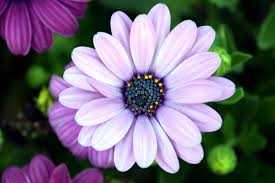
#> input picture Op/img/flower1.jpg, 275 x 183 px
$ python T1.py
#> lines starting #> are read from the running program, lines starting #| are printed output that depends on the picture
import cv2
import numpy as np
import random
from matplotlib import pyplot as plt

img1 = cv2.imread('../img/flower1.jpg',0)
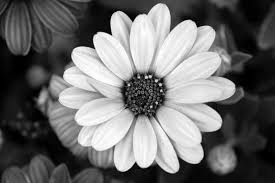
#> img1: shape (183, 275); min 0, max 255, mean 107.9
img2 = cv2.imread('../img/flower2.jpg',0)
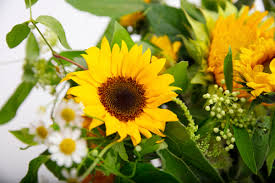
#> input picture Op/img/flower2.jpg, 275 x 183 px
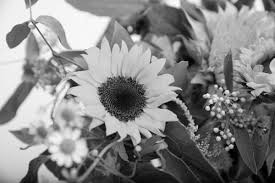
#> img2: shape (183, 275); min 0, max 255, mean 135.3

hist1 = cv2.calcHist([img1],[0],None,[256],[0,256])
#> hist1 = 256 values, max 707 at index 7, min 33 at index 254, mean 196.6
hist2 = cv2.calcHist([img2],[0],None,[256],[0,256])
#> hist2 = 256 values, max 476 at index 246, min 14 at index 253, mean 196.6

plt.subplot(221),plt.imshow(img1,'gray'),plt.title('Red Line')
plt.subplot(222),plt.imshow(img2,'gray'),plt.title('Green Line')
plt.subplot(223),plt.plot(hist1,color='r'),plt.plot(hist2,color='g')
plt.xlim([0,256])
plt.show()
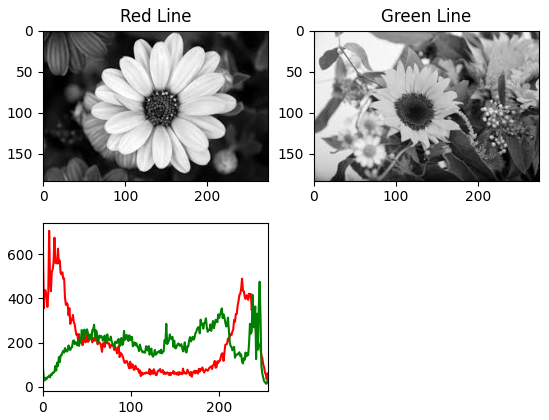
#> figure drawn by matplotlib, 3 panels; panel 3: curve peaks at x = 7, y = 707; panel 3: curve peaks at x = 246, y = 476
